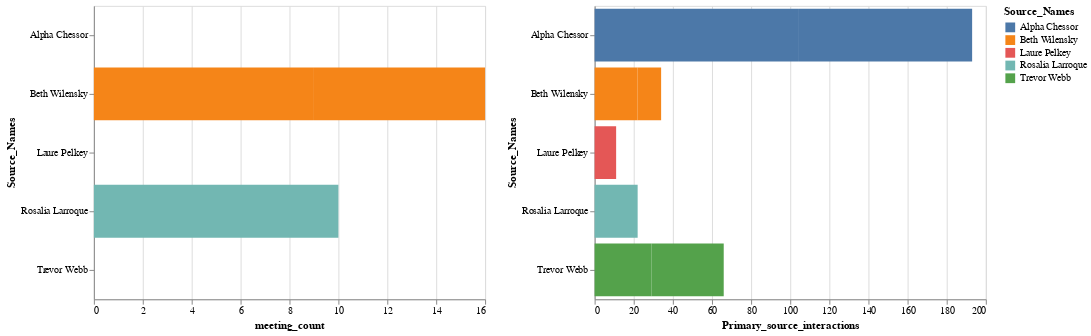

Notebook code for this chart:
### Code cell
chart12

### Figure 1 — Vega-Lite specification as saved in the notebook (floating-point values rounded to 4 significant figures)
{"$schema": "https://vega.github.io/schema/vega-lite/v2.4.3.json", "config": {"view": {"height": 300, "width": 400}}, "hconcat": [{"data": {"values": [{"Avg_dest_count": 3.467, "Avg_source_count": 5.778, "Destination": 2038003, "Destination_Names": "Jenice Savaria", "Primary_dest_interactions": 1, "Primary_source_interactions": 22, "Source": 1847246, "Source_Names": "Rosalia Larroque", "Unnamed: 0": 0, "combined_unique": 15, "found_unique_meeting_repeat": true, "max_rolling_diff": "128 days 06:08:40", "max_rolling_window": 11, "max_time_btwn": "51 days 01:16:21", "mean_rolling_diff": "36 days 13:48:54", "mean_rolling_window": 3.538, "mean_time_btwn": "8 days 00:50:24.705882", "meeting_count": 10, "min_rolling_diff": "2 days 00:00:00", "min_rolling_window": 1, "min_time_btwn": "0 days 00:00:00", "num_uniq_dest": 15, "num_uniq_source": 9, "suspicious_indicator": 1, "total_entires": 52}, {"Avg_dest_count": 2.136, "Avg_source_count": 1.981, "Destination": 2038138, "Destination_Names": "Tyree Barreneche", "Primary_dest_interactions": 1, "Primary_source_interactions": 29, "Source": 580766, "Source_Names": "Trevor Webb", "Unnamed: 0": 1, "combined_unique": 1864, "found_unique_meeting_repeat": false, "max_rolling_diff": "5 days 19:22:48", "max_rolling_window": 53, "max_time_btwn": "3 days 03:41:54", "mean_rolling_diff": "1 days 09:36:27.037909", "mean_rolling_window": 30.29, "mean_time_btwn": "0 days 06:42:43.591002", "meeting_count": 0, "min_rolling_diff": "0 days 01:32:40", "min_rolling_window": 1, "min_time_btwn": "0 days 00:00:00", "num_uniq_dest": 916, "num_uniq_source": 988, "suspicious_indicator": 1, "total_entires": 1957}, {"Avg_dest_count": 2.106, "Avg_source_count": 2.024, "Destination": 2038138, "Destination_Names": "Tyree Barreneche", "Primary_dest_interactions": 1, "Primary_source_interactions": 37, "Source": 580766, "Source_Names": "Trevor Webb", "Unnamed: 0": 2, "combined_unique": 1335, "found_unique_meeting_repeat": false, "max_rolling_diff": "8 days 01:05:40", "max_rolling_window": 41, "max_time_btwn": "3 days 01:02:57", "mean_rolling_diff": "1 days 20:37:09.688746", "mean_rolling_window": 22.94, "mean_time_btwn": "0 days 08:54:43.060369", "meeting_count": 0, "min_rolling_diff": "0 days 02:25:19", "min_rolling_window": 1, "min_time_btwn": "0 days 00:00:00", "num_uniq_dest": 669, "num_uniq_source": 696, "suspicious_indicator": 1, "total_entires": 1409}, {"Avg_dest_count": 3.424, "Avg_source_count": 4.52, "Destination": 2037766, "Destination_Names": "Gregory Russell", "Primary_dest_interactions": 1, "Primary_source_interactions": 22, "Source": 437025, "Source_Names": "Beth Wilensky", "Unnamed: 0": 3, "combined_unique": 49, "found_unique_meeting_repeat": false, "max_rolling_diff": "67 days 20:44:34", "max_rolling_window": 10, "max_time_btwn": "44 days 04:19:32", "mean_rolling_diff": "22 days 01:55:35.120370", "mean_rolling_window": 3.77, "mean_time_btwn": "4 days 17:08:12.580357", "meeting_count": 9, "min_rolling_diff": "2 days 00:00:00", "min_rolling_window": 1, "min_time_btwn": "0 days 00:00:00", "num_uniq_dest": 33, "num_uniq_source": 25, "suspicious_indicator": 1, "total_entires": 113}, {"Avg_dest_count": 5.615, "Avg_source_count": 8.111, "Destination": 2037766, "Destination_Names": "Gregory Russell", "Primary_dest_interactions": 1, "Primary_source_interactions": 12, "Source": 437025, "Source_Names": "Beth Wilensky", "Unnamed: 0": 4, "combined_unique": 15, "found_unique_meeting_repeat": false, "max_rolling_diff": "89 days 13:26:03", "max_rolling_window": 9, "max_time_btwn": "36 days 00:00:00", "mean_rolling_diff": "19 days 14:09:56.735294", "mean_rolling_window": 4.027, "mean_time_btwn": "4 days 04:58:49.583333", "meeting_count": 7, "min_rolling_diff": "2 days 00:00:00", "min_rolling_window": 1, "min_time_btwn": "0 days 00:00:00", "num_uniq_dest": 13, "num_uniq_source": 9, "suspicious_indicator": 1, "total_entires": 73}, {"Avg_dest_count": 4.4, "Avg_source_count": 5.5, "Destination": 2037860, "Destination_Names": "Carlos Morris", "Primary_dest_interactions": 1, "Primary_source_interactions": 11, "Source": 695013, "Source_Names": "Laure Pelkey", "Unnamed: 0": 5, "combined_unique": 5, "found_unique_meeting_repeat": false, "max_rolling_diff": "217 days 15:00:00", "max_rolling_window": 4, "max_time_btwn": "209 days 15:00:00", "mean_rolling_diff": "85 days 02:17:38.823529", "mean_rolling_window": 1.682, "mean_time_btwn": "23 days 17:51:25.714285", "meeting_count": 0, "min_rolling_diff": "14 days 00:00:00", "min_rolling_window": 1, "min_time_btwn": "0 days 00:00:00", "num_uniq_dest": 5, "num_uniq_source": 4, "suspicious_indicator": 1, "total_entires": 22}, {"Avg_dest_count": 2.225, "Avg_source_count": 2.508, "Destination": 2038031, "Destination_Names": "Kia Halonen", "Primary_dest_interactions": 1, "Primary_source_interactions": 104, "Source": 720233, "Source_Names": "Alpha Chessor", "Unnamed: 0": 6, "combined_unique": 127, "found_unique_meeting_repeat": false, "max_rolling_diff": "34 days 04:55:19", "max_rolling_window": 10, "max_time_btwn": "16 days 21:26:38", "mean_rolling_diff": "12 days 17:04:41.535947", "mean_rolling_window": 4.171, "mean_time_btwn": "2 days 14:09:28.904458", "meeting_count": 0, "min_rolling_diff": "1 days 22:23:47", "min_rolling_window": 1, "min_time_btwn": "0 days 00:00:00", "num_uniq_dest": 71, "num_uniq_source": 63, "suspicious_indicator": 1, "total_entires": 158}, {"Avg_dest_count": 2.462, "Avg_source_count": 2.454, "Destination": 2038031, "Destination_Names": "Kia Halonen", "Primary_dest_interactions": 1, "Primary_source_interactions": 89, "Source": 720233, "Source_Names": "Alpha Chessor", "Unnamed: 0": 7, "combined_unique": 559, "found_unique_meeting_repeat": false, "max_rolling_diff": "6 days 09:39:36", "max_rolling_window": 31, "max_time_btwn": "3 days 09:06:25", "mean_rolling_diff": "2 days 10:29:45.633893", "mean_rolling_window": 17.49, "mean_time_btwn": "0 days 11:41:39.348777", "meeting_count": 0, "min_rolling_diff": "0 days 05:52:45", "min_rolling_window": 1, "min_time_btwn": "0 days 00:00:00", "num_uniq_dest": 316, "num_uniq_source": 317, "suspicious_indicator": 1, "total_entires": 778}]}, "encoding": {"color": {"field": "Source_Names", "type": "nominal"}, "x": {"field": "meeting_count", "type": "quantitative"}, "y": {"field": "Source_Names", "type": "nominal"}}, "mark": "bar"}, {"data": {"values": [{"Avg_dest_count": 3.467, "Avg_source_count": 5.778, "Destination": 2038003, "Destination_Names": "Jenice Savaria", "Primary_dest_interactions": 1, "Primary_source_interactions": 22, "Source": 1847246, "Source_Names": "Rosalia Larroque", "Unnamed: 0": 0, "combined_unique": 15, "found_unique_meeting_repeat": true, "max_rolling_diff": "128 days 06:08:40", "max_rolling_window": 11, "max_time_btwn": "51 days 01:16:21", "mean_rolling_diff": "36 days 13:48:54", "mean_rolling_window": 3.538, "mean_time_btwn": "8 days 00:50:24.705882", "meeting_count": 10, "min_rolling_diff": "2 days 00:00:00", "min_rolling_window": 1, "min_time_btwn": "0 days 00:00:00", "num_uniq_dest": 15, "num_uniq_source": 9, "suspicious_indicator": 1, "total_entires": 52}, {"Avg_dest_count": 2.136, "Avg_source_count": 1.981, "Destination": 2038138, "Destination_Names": "Tyree Barreneche", "Primary_dest_interactions": 1, "Primary_source_interactions": 29, "Source": 580766, "Source_Names": "Trevor Webb", "Unnamed: 0": 1, "combined_unique": 1864, "found_unique_meeting_repeat": false, "max_rolling_diff": "5 days 19:22:48", "max_rolling_window": 53, "max_time_btwn": "3 days 03:41:54", "mean_rolling_diff": "1 days 09:36:27.037909", "mean_rolling_window": 30.29, "mean_time_btwn": "0 days 06:42:43.591002", "meeting_count": 0, "min_rolling_diff": "0 days 01:32:40", "min_rolling_window": 1, "min_time_btwn": "0 days 00:00:00", "num_uniq_dest": 916, "num_uniq_source": 988, "suspicious_indicator": 1, "total_entires": 1957}, {"Avg_dest_count": 2.106, "Avg_source_count": 2.024, "Destination": 2038138, "Destination_Names": "Tyree Barreneche", "Primary_dest_interactions": 1, "Primary_source_interactions": 37, "Source": 580766, "Source_Names": "Trevor Webb", "Unnamed: 0": 2, "combined_unique": 1335, "found_unique_meeting_repeat": false, "max_rolling_diff": "8 days 01:05:40", "max_rolling_window": 41, "max_time_btwn": "3 days 01:02:57", "mean_rolling_diff": "1 days 20:37:09.688746", "mean_rolling_window": 22.94, "mean_time_btwn": "0 days 08:54:43.060369", "meeting_count": 0, "min_rolling_diff": "0 days 02:25:19", "min_rolling_window": 1, "min_time_btwn": "0 days 00:00:00", "num_uniq_dest": 669, "num_uniq_source": 696, "suspicious_indicator": 1, "total_entires": 1409}, {"Avg_dest_count": 3.424, "Avg_source_count": 4.52, "Destination": 2037766, "Destination_Names": "Gregory Russell", "Primary_dest_interactions": 1, "Primary_source_interactions": 22, "Source": 437025, "Source_Names": "Beth Wilensky", "Unnamed: 0": 3, "combined_unique": 49, "found_unique_meeting_repeat": false, "max_rolling_diff": "67 days 20:44:34", "max_rolling_window": 10, "max_time_btwn": "44 days 04:19:32", "mean_rolling_diff": "22 days 01:55:35.120370", "mean_rolling_window": 3.77, "mean_time_btwn": "4 days 17:08:12.580357", "meeting_count": 9, "min_rolling_diff": "2 days 00:00:00", "min_rolling_window": 1, "min_time_btwn": "0 days 00:00:00", "num_uniq_dest": 33, "num_uniq_source": 25, "suspicious_indicator": 1, "total_entires": 113}, {"Avg_dest_count": 5.615, "Avg_source_count": 8.111, "Destination": 2037766, "Destination_Names": "Gregory Russell", "Primary_dest_interactions": 1, "Primary_source_interactions": 12, "Source": 437025, "Source_Names": "Beth Wilensky", "Unnamed: 0": 4, "combined_unique": 15, "found_unique_meeting_repeat": false, "max_rolling_diff": "89 days 13:26:03", "max_rolling_window": 9, "max_time_btwn": "36 days 00:00:00", "mean_rolling_diff": "19 days 14:09:56.735294", "mean_rolling_window": 4.027, "mean_time_btwn": "4 days 04:58:49.583333", "meeting_count": 7, "min_rolling_diff": "2 days 00:00:00", "min_rolling_window": 1, "min_time_btwn": "0 days 00:00:00", "num_uniq_dest": 13, "num_uniq_source": 9, "suspicious_indicator": 1, "total_entires": 73}, {"Avg_dest_count": 4.4, "Avg_source_count": 5.5, "Destination": 2037860, "Destination_Names": "Carlos Morris", "Primary_dest_interactions": 1, "Primary_source_interactions": 11, "Source": 695013, "Source_Names": "Laure Pelkey", "Unnamed: 0": 5, "combined_unique": 5, "found_unique_meeting_repeat": false, "max_rolling_diff": "217 days 15:00:00", "max_rolling_window": 4, "max_time_btwn": "209 days 15:00:00", "mean_rolling_diff": "85 days 02:17:38.823529", "mean_rolling_window": 1.682, "mean_time_btwn": "23 days 17:51:25.714285", "meeting_count": 0, "min_rolling_diff": "14 days 00:00:00", "min_rolling_window": 1, "min_time_btwn": "0 days 00:00:00", "num_uniq_dest": 5, "num_uniq_source": 4, "suspicious_indicator": 1, "total_entires": 22}, {"Avg_dest_count": 2.225, "Avg_source_count": 2.508, "Destination": 2038031, "Destination_Names": "Kia Halonen", "Primary_dest_interactions": 1, "Primary_source_interactions": 104, "Source": 720233, "Source_Names": "Alpha Chessor", "Unnamed: 0": 6, "combined_unique": 127, "found_unique_meeting_repeat": false, "max_rolling_diff": "34 days 04:55:19", "max_rolling_window": 10, "max_time_btwn": "16 days 21:26:38", "mean_rolling_diff": "12 days 17:04:41.535947", "mean_rolling_window": 4.171, "mean_time_btwn": "2 days 14:09:28.904458", "meeting_count": 0, "min_rolling_diff": "1 days 22:23:47", "min_rolling_window": 1, "min_time_btwn": "0 days 00:00:00", "num_uniq_dest": 71, "num_uniq_source": 63, "suspicious_indicator": 1, "total_entires": 158}, {"Avg_dest_count": 2.462, "Avg_source_count": 2.454, "Destination": 2038031, "Destination_Names": "Kia Halonen", "Primary_dest_interactions": 1, "Primary_source_interactions": 89, "Source": 720233, "Source_Names": "Alpha Chessor", "Unnamed: 0": 7, "combined_unique": 559, "found_unique_meeting_repeat": false, "max_rolling_diff": "6 days 09:39:36", "max_rolling_window": 31, "max_time_btwn": "3 days 09:06:25", "mean_rolling_diff": "2 days 10:29:45.633893", "mean_rolling_window": 17.49, "mean_time_btwn": "0 days 11:41:39.348777", "meeting_count": 0, "min_rolling_diff": "0 days 05:52:45", "min_rolling_window": 1, "min_time_btwn": "0 days 00:00:00", "num_uniq_dest": 316, "num_uniq_source": 317, "suspicious_indicator": 1, "total_entires": 778}]}, "encoding": {"color": {"field": "Source_Names", "type": "nominal"}, "x": {"field": "Primary_source_interactions", "type": "quantitative"}, "y": {"field": "Source_Names", "type": "nominal"}}, "mark": "bar"}]}
